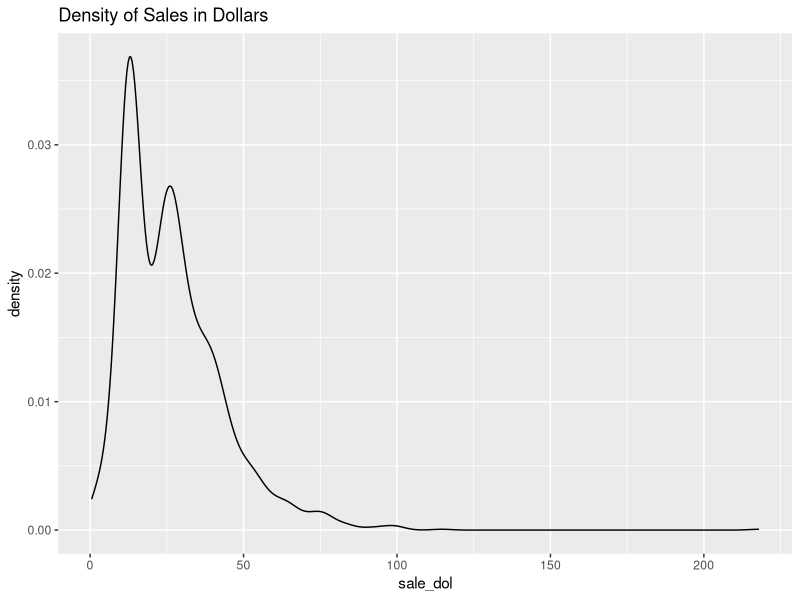
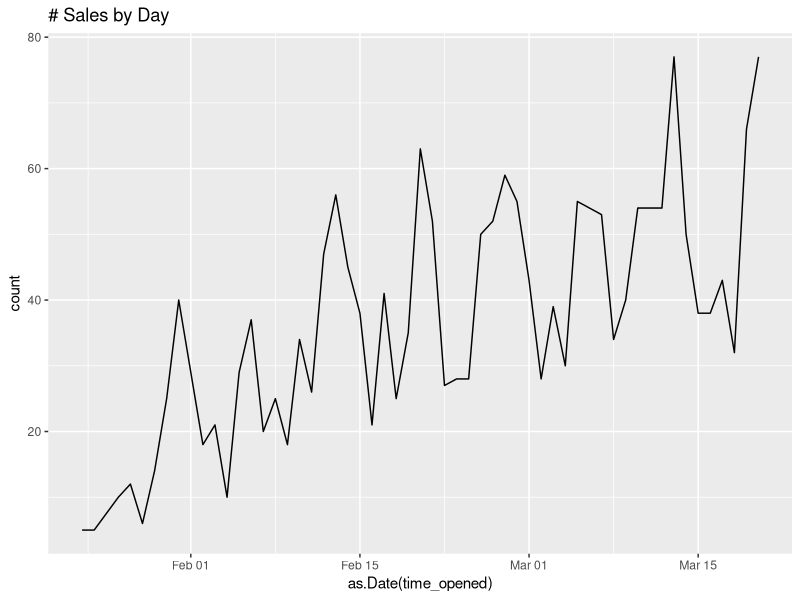
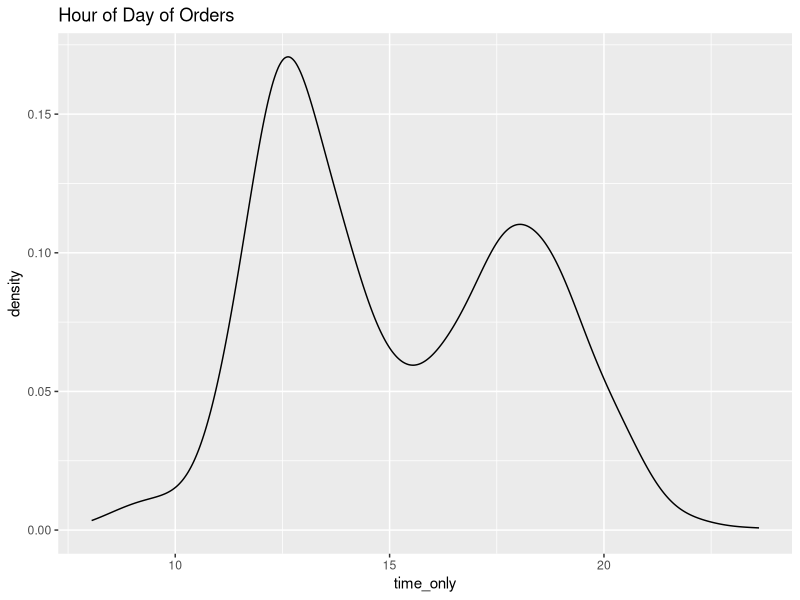

Generate these figures, in order, with R:
## ---- chunk 1
library(readr)
library(ggplot2)
library(hms)
library(dplyr)

rm(list=ls())
## ---- chunk 2
df<- read_csv("sample_orders.csv")

## ---- chunk 3
#Cleanup
str(df)
head(df)

#summary(df$time_opened)
df_2<-df[!is.na(df$time_opened),]
summary(df_2$time_opened)
summary(df_2$customer_id)
summary(df_2$subtotal)
df_3<-df_2[df_2$subtotal!=0,]

df_3$customer_id<-as.factor(df_3$customer_id)

#Remove partial day
df_4<-df_3[as.Date(df_3$time_opened)<'2021-03-21',]

df_f<-df_4
## ---- chunk 4
#Feature Construction
df_f$sale_dol<-df_f$subtotal/100
df_f$dow<-weekdays(as.Date(df_f$time_opened))
df_f$time_only<-as.numeric(as_hms(df_f$time_opened))/3600
## ---- chunk 5
#EDA
ggplot(data=df_f,aes(x=sale_dol))+
         geom_density()+
  ggtitle("Density of Sales in Dollars")

ggplot(data=df_f,aes(x=as.Date(time_opened)))+
         geom_line(stat='count')+
  ggtitle("# Sales by Day")

#table(as.Date(df_f$time_opened))

table(df_f$dow)

ggplot(data=df_f,aes(x=time_only))+
  geom_density()+
  ggtitle("Hour of Day of Orders")

## ---- chunk 6
#Feature Engineering by user

#Would probably be more efficient with vectorizing. Im just going to for loop it so I can make faster. Data is small enough

user_list<-unique(df_f$customer_id)

df_user<-data.frame(user_list)
colnames(df_user)<-"user"

df_user$num_orders<-NA
df_user$average_price<-NA
df_user$max_price<-NA
df_user$min_price<-NA
df_user$first_order<-NA
df_user$last_order<-NA
df_user$prop_order_weekend<-NA

for (i in 1:nrow(df_user)){
  spc_user<-df_user[i,"user"]
  spc_df<-df_f[df_f$customer_id==spc_user,]
  
  df_user$num_orders[i]<-nrow(spc_df)
  df_user$average_price[i]<-mean(spc_df$sale_dol)
  df_user$max_price[i]<-max(spc_df$sale_dol)
  df_user$min_price[i]<-min(spc_df$sale_dol)
  df_user$first_order[i]<-min(spc_df$time_opened)
  df_user$last_order[i]<-max(spc_df$time_opened)
  df_user$prop_order_weekend<-sum(spc_df$dow %in% c("Saturday","Sunday"))/length(spc_df$dow)
}

